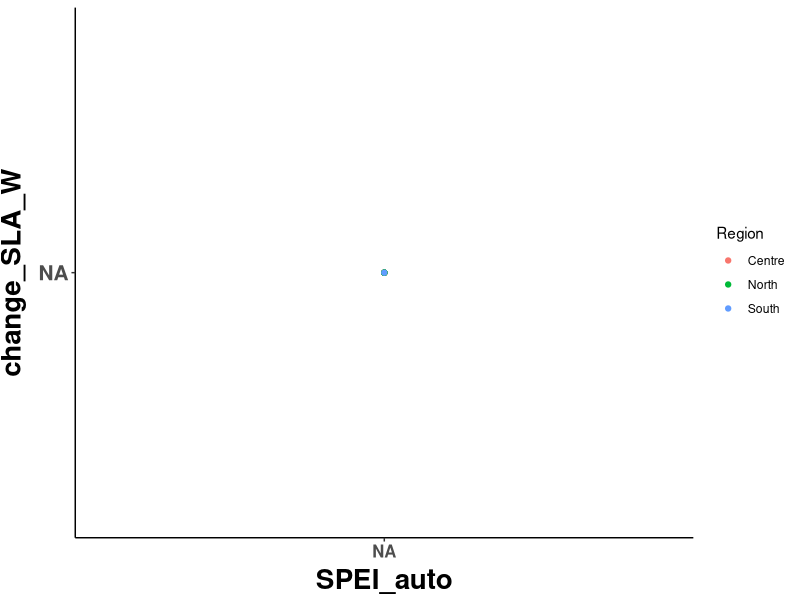
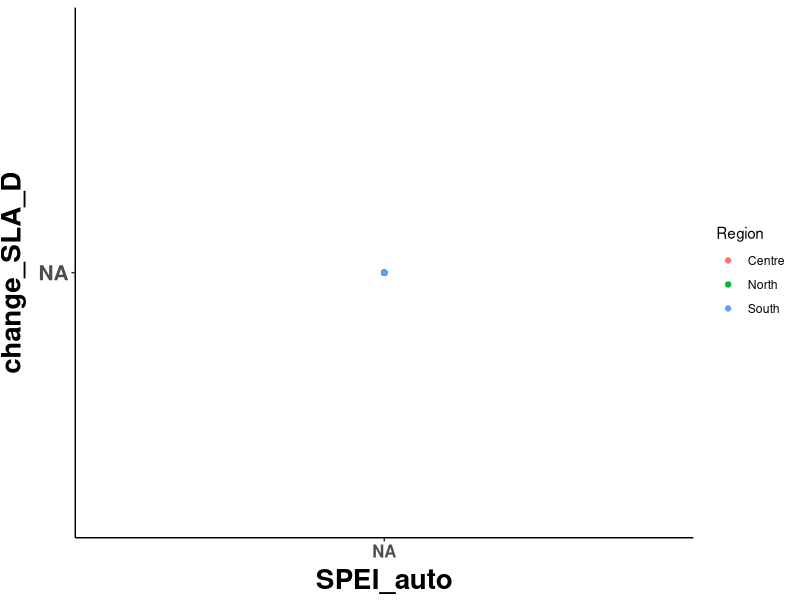

R code for these plots, in order:
##########################################################################################################
## Graph autocorrelation metric per traits
##
## Author Daniel Anstett
## 
##
## Last Modified Feb 17, 2022
##########################################################################################################

# Clear environment
rm(list = ls())

#Import libraries
library(tidyverse)

##########################################################################################################
#Import files

z1 <- read.csv("Data/site_lat_lag.csv", header=T)  #Basic Lat/Long plus headers

#Make Graphs
ggplot(z1, aes(x=SPEI_auto, y=change_SLA_W, group=Region)) +
  geom_point(aes(color=Region)) +
  theme_classic()+ theme(
    axis.text.x = element_text(size=12, face="bold", angle=0,hjust=0.5),
    axis.text.y = element_text(size=15,face="bold"),
    axis.title.x = element_text(color="black", size=20, vjust = 0.5, face="bold"),
    axis.title.y = element_text(color="black", size=20,vjust = 2, face="bold",hjust=0.5))

ggplot(z1, aes(x=SPEI_auto, y=change_SLA_D, group=Region)) +
  geom_point(aes(color=Region)) +
  theme_classic()+ theme(
    axis.text.x = element_text(size=12, face="bold", angle=0,hjust=0.5),
    axis.text.y = element_text(size=15,face="bold"),
    axis.title.x = element_text(color="black", size=20, vjust = 0.5, face="bold"),
    axis.title.y = element_text(color="black", size=20,vjust = 2, face="bold",hjust=0.5))




